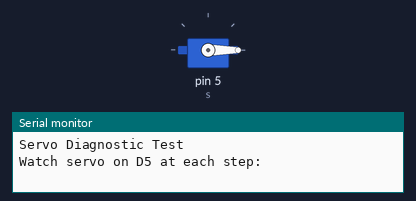
Recording of a sketch running on a simulated Arduino Uno, built with avr-gcc and run on an emulated ATmega328P. Parts: servo, the last lines printed to the serial monitor.

Above: at 0.05 s.
At 8.45 s:
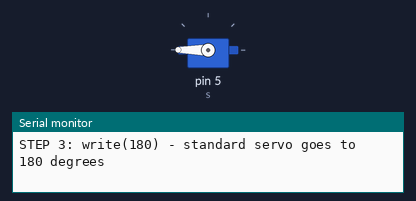
At 11.95 s:
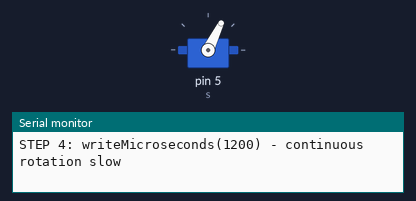
At 16.95 s:
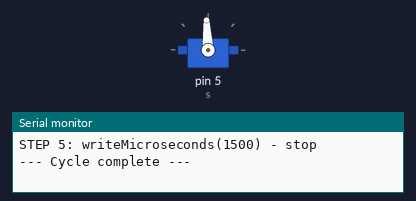
Timing chart, 0 to 22.1 s (numbered marks = the images above):
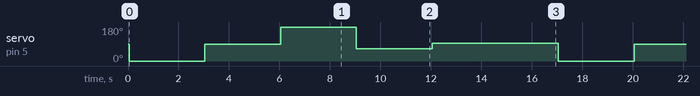

The sketch:

test_servo_diag.ino
```cpp
/*
  Servo Diagnostic Test
  Tests one servo on D5 to determine if it is standard position or continuous rotation.
  Watch the serial output and observe the servo movement at each step.
*/

#include <Servo.h>

Servo s;

void setup() {
  Serial.begin(9600);
  s.attach(5);
  Serial.println(F("Servo Diagnostic Test"));
  Serial.println(F("Watch servo on D5 at each step:"));
  Serial.println();
}

void loop() {
  Serial.println(F("STEP 1: write(0) - standard servo goes to 0 degrees"));
  s.write(0);
  delay(3000);

  Serial.println(F("STEP 2: write(90) - standard servo goes to center"));
  s.write(90);
  delay(3000);

  Serial.println(F("STEP 3: write(180) - standard servo goes to 180 degrees"));
  s.write(180);
  delay(3000);

  Serial.println(F("STEP 4: writeMicroseconds(1200) - continuous rotation slow"));
  s.writeMicroseconds(1200);
  delay(3000);

  Serial.println(F("STEP 5: writeMicroseconds(1500) - stop"));
  s.writeMicroseconds(1500);
  delay(3000);

  Serial.println(F("--- Cycle complete ---"));
  Serial.println();
  delay(2000);
}
```

Measured:
- by itself, servo on pin 5 (s): repeats every 17.0 s: 90° 3.0 s, 180° 3.0 s, 64° 3.0 s, 93° 5.0 s, 0° 3.0 s
